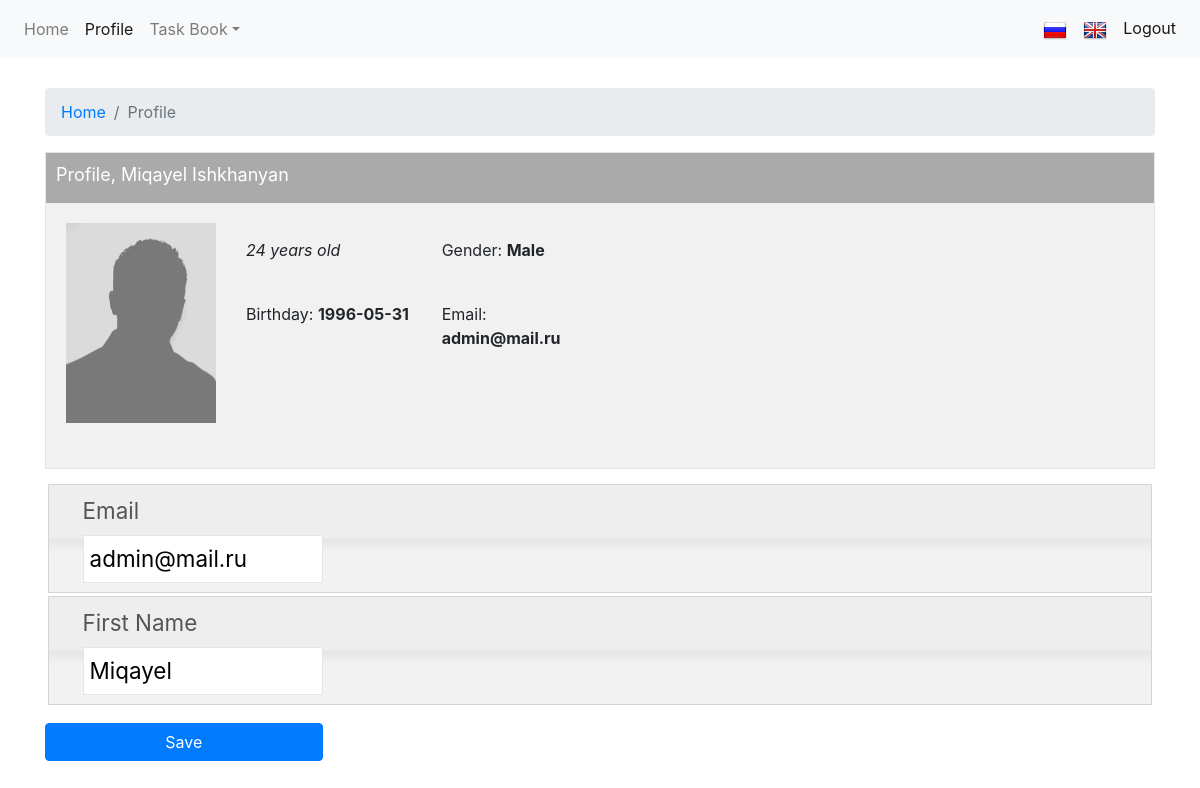
Screenshot of /?action=profile (signed in) with the database file from the repository.
### tables this page shows
CREATE TABLE `user` (
  `id` int(11) NOT NULL AUTO_INCREMENT,
  `email` varchar(255) DEFAULT NULL,
  `username` varchar(255) DEFAULT NULL,
  `password` varchar(255) DEFAULT NULL,
  `firstname` varchar(255) DEFAULT NULL,
  `lastname` varchar(255) DEFAULT NULL,
  `gender` varchar(255) DEFAULT NULL,
  `birthdate` timestamp NULL DEFAULT NULL,
  `picture` varchar(255) DEFAULT NULL,
  `admin` tinyint(1) NOT NULL DEFAULT '0',
  PRIMARY KEY (`id`)
);

### App/Load.php (called while the page is built, shortened)
<?php
class Load
{
    function view($file_name, $data = null)
    {
        require_once APP_PATH . 'views/' . $file_name;
    }
}

### App/Traits/UserPages.php (called while the page is built, shortened)
<?php
trait UserPages
{
    function profile()
    {
        $userMgr = UserManager::getInstance();
        $stext = new Forsafty();
        $user =  $userMgr->getCurrentUser();
        $birthdate = date("Y-m-d", strtotime($user->getBirthdate()));
        $age = $user->getAge($birthdate);
        $this->load->view(
            'profile.php',
            array('rec' => $this->data, 'stext' => $stext, 'user' => $user, 'age' => $age, 'birthdate' => $birthdate)
        );
    }
}

### index.php (called while the page is built)
<?php
require_once 'config/index.php';
require_once 'Functions.php';
new \App\Controller();

### config/index.php (called while the page is built, shortened)
<?php
$LOCALE = array();
require_once 'autoloader.php';

### locale/en.php (called while the page is built)
<?php
$LOCALE['registration'] = 'Registration';
$LOCALE['first_name'] = 'First Name';
$LOCALE['last_name'] = 'Last Name';
$LOCALE['email'] = 'Email';
$LOCALE['password'] = 'Password';
$LOCALE['confirm_password'] = 'Confirm Password';
$LOCALE['birthday'] = 'Birthday';
$LOCALE['month'] = 'Month';
$LOCALE['day'] = 'Day';
$LOCALE['year'] = 'Year';
$LOCALE['gender'] = 'Gender';
$LOCALE['male'] = 'Male';
$LOCALE['female'] = 'Female';
$LOCALE['signup'] = 'Sign Up';
$LOCALE['profile_picture'] = 'Profile Picture';
$LOCALE['picture'] = 'Picture';
$LOCALE['validation_required'] = 'The field is required.';
$LOCALE['validation_letters'] = 'The field can contain characters only.';
$LOCALE['validation_email'] = 'The field must contain a valid email address.';
$LOCALE['validation_password'] = 'The password must contain at least one capital letter and one number.';
$LOCALE['validation_password_confirm'] = "The password doesn't match.";
$LOCALE['validation_birthdate'] = 'Provide full birthdate.';
$LOCALE['validation_email_taken'] = 'The Email address is already taken.';
$LOCALE['registration_failed'] = 'Registration failed. Please try again.';
$LOCALE['helptext_gender'] = 'Choose your gender.';
$LOCALE['helptext_pic_upload'] = 'Upload your profile picture.';
$LOCALE['title'] = 'Title';
$LOCALE['message'] = 'Message';
$LOCALE['messages'] = 'Сообщения';
$LOCALE['addmessage'] = 'Add message';
$LOCALE['user'] = 'User';
$LOCALE['edit_profile'] = 'Edit profile';
$LOCALE['Home'] = 'Home';
$LOCALE['exit'] = 'Exit';
$LOCALE['signin'] = 'Sign In';
$LOCALE['logout'] = 'Logout';
$LOCALE['Profile'] = 'Profile';
$LOCALE['years_old'] = 'years old';
$LOCALE['save'] = 'Save';
$LOCALE['preview'] = 'Preview';
$LOCALE['create_task'] = 'Create Task';
$LOCALE['username/email'] = 'Username / Email';
$LOCALE['username'] = 'Username';
$LOCALE['task_book'] = 'Task Book';
$LOCALE['book_tasks'] = 'Book - tasks';

### Functions.php (called while the page is built, shortened)
<?php
function _t($str)
{
    global $LOCALE;
    return isset($LOCALE[$str]) ? $LOCALE[$str] : '__' . $str . '__';
}

### App/Models/UserManager.php (called while the page is built, shortened)
<?php
class UserManager
{
    private static $instance = null;
    private $currentUser;
    private function __construct()
    {
        $this->session = new Session();
        $this->currentUser = new CUser();
        if ($this->session->get('currentUser')) {
            $this->currentUser = $this->getUser($this->session->get('currentUser'));
        }
    }
    public static function getInstance()
    {
        return (self::$instance ?: self::$instance = new self());
    }
    public function getCurrentUser()
    {
        return $this->currentUser;
    }
    public function userFromArray($data)
    {
        $user = new CUser();
        foreach ($data as $key => $val) {
            $func = 'set' . ucfirst($key);
            $user->$func($val);
        }
        return $user;
    }
    public function loggedIn()
    {
        return ($this->currentUser->getId() ? true : false);
    }
    public function getUser($id)
    {
        $pdo = Database::getInstance();
        $st = $pdo->prepare("SELECT * FROM " . CUser::TABLE . " WHERE id=? LIMIT 1");
        $st->execute(array($id));
        $user = $st->fetch(PDO::FETCH_ASSOC);
        return $this->userFromArray($user);
    }
    function isUserLogged()
    {
        return boolval($this->loggedIn());
    }
}

### App/Models/CUser.php (called while the page is built, shortened)
<?php
class CUser
{
    protected $id;
    protected $email;
    protected $firstname;
    protected $lastname;
    protected $gender;
    protected $birthdate;
    public function getId()
    {
        return $this->id;
    }
    public function setId($id)
    {
        $this->id = $id;
    }
    public function getEmail()
    {
        return $this->email;
    }
    public function setEmail($email)
    {
        $this->email = $email;
    }
    public function getFirstname()
    {
        return $this->firstname;
    }
    public function setFirstname($firstname)
    {
        $this->firstname = $firstname;
    }
    public function getLastname()
    {
        return $this->lastname;
    }
    public function setLastname($lastname)
    {
        $this->lastname = $lastname;
    }
    public function getGender()
    {
        return $this->gender;
    }
    public function setGender($gender)
    {
        $this->gender = $gender;
    }
    public function getBirthdate()
    {
        return $this->birthdate;
    }
    public function setBirthdate($birthdate)
    {
        $this->birthdate = $birthdate;
    }
    function getAge($birthday)
    {
        $age = strtotime($birthday);
        list($y1, $m1, $d1) = explode("-", date("Y-m-d", $age));
        $now = strtotime("now");
        list($y2, $m2, $d2) = explode("-", date("Y-m-d", $now));
        $age = $y2 - $y1;
        return $age;
    }
}

### config/autoloader.php (called while the page is built, shortened)
<?php
function autoload($className) {
    $fileName = str_replace('\\', '/', $className) . '.php';
}

### App/Models/Session.php (called while the page is built, shortened)
<?php
class Session
{
    public function get($key)
    {
        return @$_SESSION[$key];
    }
}

### views/profile.php (the view, shortened to what this page needs)
<?php
$this->view('header.php', array_merge($data, [
    'styles' => [
        '../public/jquery.ketchup/css/jquery.ketchup.css' => 'rel="stylesheet" type="text/css" media="screen"',
        '//code.jquery.com/ui/1.11.1/themes/smoothness/jquery-ui.css' => 'rel="stylesheet"',
    ],
    'scripts' => [
        '../public/jquery.ketchup/js/jquery.js' => 'type="text/javascript"',
        '../public/jquery.ketchup/js/jquery.ketchup.js"' => 'type="text/javascript"',
        '../public/jquery.ketchup/js/jquery.ketchup.validations.js' => 'type="text/javascript"',
        '../public/jquery.ketchup/js/jquery.ketchup.helpers.js"' => 'type="text/javascript"',
        '../public/jquery.ketchup/js/scaffold.js"' => 'type="text/javascript"',
        '//code.jquery.com/ui/1.11.1/jquery-ui.js"' => 'type="text/javascript"',
    ],
]));
?>
<section class="container">
    <ol class="breadcrumb">
        <li class="breadcrumb-item"><a href="/">Home</a></li>
        <li class="breadcrumb-item active">Profile</li>
    </ol>
    <div id="profile_leftbox">
        <div class="header">
            <h1><?= _t('Profile') ?>, <?= $user->getFirstname() . ' ' . $user->getLastname() ?></h1>
        </div>
        <div class="body">
            <div id="profile_picture"<?php echo isset($style) ? $style : '' ?>></div>
            <div id="profile_info">
               <section class="col-md-12">
                   <div class="row">
                       <div class="col-md-6">
                           <p><i><?php echo $age ?> <?= _t('years_old') ?></i></p><br/>
                           <p><?= _t('birthday') ?>: <b><?php echo $birthdate ?></b></p><br/>
                       </div>
                       <div class="col-md-6">
                           <p><?= _t('gender') ?>: <b><?php echo $user->getGender() == 1 ? _t('male') : _t('female'); ?></b></p><br/>
                           <p><?= _t('email') ?>: <b><?= $user->getEmail() ?></b></p><br/>
                       </div>
                   </div>
               </section>
            </div>
        </div>
    </div>
    <form enctype="multipart/form-data" id="default-behavior" method="post" action="?action=profile">
        <ul id="sortable">
            <li class="ui-state-default">
                <label for="email"><?= _t('email') ?></label> <br>
                <input type="text" name="email" id="email" data-validate="validate(required, email)" value="<?= $user->getEmail() ?>"/>
            </li>
            <li class="ui-state-default">
                <label for="date"><?= _t('first_name') ?></label> <br>
                <input type="text" id="name" name="name" data-validate="validate(required, minlength(3))" value="<?= $user->getFirstname() ?>"/>
            </li>
        </ul>
        <div class="form-group">
            <input style="margin-top: 15px;" class="btn btn-primary col-md-3" type="submit" value="<?= _t('save') ?>"/>
        </div>
    </form>
</section>
<?php $this->view('footer.php', $data); ?>

### App/BaseController.php (shortened to what this page needs)
<?php
class BaseController
{
    function __construct()
    {
        if (isset($_REQUEST['action']) && $_REQUEST['action']) {
            return $this->__call($_REQUEST['action'], array());
        } else {
            return $this->index();
        }
    }
    public function __call($name, $params)
    {
        if (true == method_exists($this, $name)) {
            call_user_func_array(array(&$this, $name), $params);
        }
    }
}

### views/header.php (shortened to what this page needs)
<!DOCTYPE html>
<head>
    <link href="../public/style.css" rel="stylesheet" type="text/css"/>
    <link rel="stylesheet" href="https://maxcdn.bootstrapcdn.com/bootstrap/4.5.2/css/bootstrap.min.css">
    <?php
    if (isset($data['styles']) && !empty($data['styles'])) {
        foreach ($data['styles'] as $sKey => $sValue) {
            printf('<link href="%s" %s />', $sKey, $sValue);
        }
    }
    if (isset($data['scripts']) && !empty($data['scripts'])) {
        foreach ($data['scripts'] as $jsKey => $jsValue) {
            printf('<script src="%s" %s></script>', $jsKey, $jsValue);
        }
    }
    ?>
</head>
<body>
<?php
$action = isset($_GET['action']) && $_GET['action'] ? $_GET['action'] : '/'
?>
<header style="margin-bottom: 30px;" role="banner">
    <nav class="navbar navbar-expand-lg navbar-light bg-light rounded">
        <div class="collapse navbar-collapse" id="navbarsExample09">
            <ul class="navbar-nav mr-auto">
                <li class="nav-item <?= $action == '/' ? 'active' : ''; ?>">
                    <a class="nav-link" href="/"><span><?= _t('Home') ?></span></a>
                </li>
                <?php if (\App\Models\UserManager::getInstance()->isUserLogged()): ?>
                    <li class="nav-item <?= $action == 'profile' ? 'active' : ''; ?>">
                        <a class="nav-link" href="?action=profile"><span><?= _t('Profile') ?></span></a>
                    </li>
                    <li class="nav-item dropdown">
                        <a class="nav-link dropdown-toggle" href="http://example.com" id="dropdown09" data-toggle="dropdown" aria-haspopup="true" aria-expanded="false"><?= _t('task_book') ?></a>
                    </li>
                <?php endif; ?>
            </ul>
            <ul class="nav navbar-nav navbar-right">
                <li><a class="nav-link" href="?action=locale&page=signup&language=ru"><img src="../public/images/ru.png"/></a></li>
                <li><a class="nav-link" href="?action=locale&page=signup&language=en"><img src="../public/images/uk.png"/></a></li>
                <li class="active">
                    <?php if (\App\Models\UserManager::getInstance()->isUserLogged()): ?>
                        <a class="nav-link" href="?action=logout"><span><?= _t('logout') ?></a>
                    <?php endif; ?>
                </li>
            </ul>
        </div>
    </nav>
</header>

### views/footer.php (shortened to what this page needs)
</body>
</html>

### public/style.css (style rules this page uses)
html, body, div, span, applet, object, iframe, h1, h2, h3, h4, h5, h6, p, blockquote, pre, a, abbr, acronym, address, big, cite, code, del, dfn, em, font, img, ins, kbd, q, s, samp, small, strike, strong, sub, sup, tt, var, b, u, i, center, dl, dt, dd, ol, ul, li, fieldset, form, label, legend, table, caption, tbody, tfoot, thead, tr, th, td { margin: 0; padding: 0; border: 0; outline: 0; font-size: 100%; vertical-align: baseline; background: transparent; }
body { font-family:helvetica,arial,clean,sans-serif; font-size:13px; }
a { text-decoration: none; color: #1070df; }
input, button, select { padding: 6px; }
input[type=password], input[type=text] { width: 240px; border: 1px solid #e5e5e5; }
.btn { background-color: #4786ee; border: 1px solid #3078ed; color: #ffffff; }
#profile_leftbox { clear: both; border: 1px solid #e5e5e5; background-color: #f1f1f1; min-height: 317px; margin-bottom: 15px; }
#profile_leftbox .header { background-color: #aaaaaa; padding: 10px; }
#profile_leftbox .body { padding: 20px; }
#profile_leftbox .header h1 { font-size: 18px; color: #ffffff; font-weight: normal; display: inline-block; }
#profile_picture { background-image: url('./images/profile_default.gif'); width: 150px; height: 200px; float: left; background-size: 100% 100%; }
#profile_info { margin-left: 10px; float: left; }
a { cursor: pointer; text-decoration:none; }
.row { margin:10px; padding: 5px; }
#sortable { clear: both; list-style-type: none; margin: 0px; padding: 0; cursor: pointer; }
#sortable li { margin: 0 3px 3px 3px; padding: 0.4em; padding-left: 1.5em; font-size: 1.4em; }

### rows the page displays
user: firstname "Miqayel", lastname "Ishkhanyan", email "admin@mail.ru", name "Miqayel"

### other values shown
_t('Home') "Home"
_t('Profile') "Profile"
_t('task_book') "Task Book"
_t('logout') "Logout"
$age "24"
_t('years_old') "years old"
_t('birthday') "Birthday"
$birthdate "1996-05-31"
_t('gender') "Gender"
_t('male') "Male"
_t('email') "Email"
_t('first_name') "First Name"
